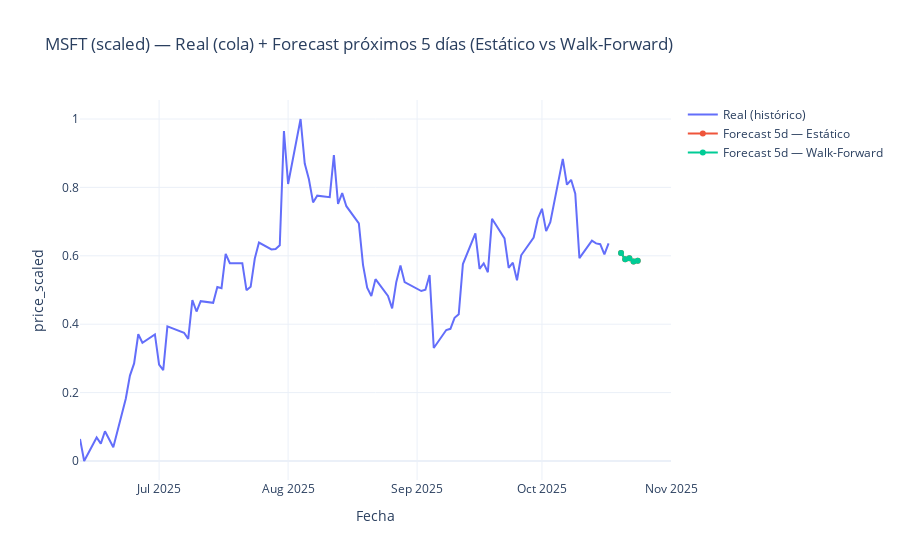

The code cell stored with this chart in its notebook:
### Code cell
series_real = df_scaled["price_scaled"]
tail_n = 200 if len(series_real) > 200 else len(series_real)

fig_future_wf = go.Figure()
fig_future_wf.add_trace(go.Scatter(
    x=series_real.index[-tail_n:], y=series_real.iloc[-tail_n:],
    name="Real (histórico)", mode="lines"
))
fig_future_wf.add_trace(go.Scatter(
    x=df_future.index, y=df_future["price_scaled_pred_static"],
    name="Forecast 5d — Estático", mode="lines+markers"
))
fig_future_wf.add_trace(go.Scatter(
    x=df_future_wf.index, y=df_future_wf.iloc[:, 0],  # price_scaled_pred_wf
    name="Forecast 5d — Walk-Forward", mode="lines+markers"
))

fig_future_wf.update_layout(
    title="MSFT (scaled) — Real (cola) + Forecast próximos 5 días (Estático vs Walk-Forward)",
    xaxis_title="Fecha", yaxis_title="price_scaled",
    hovermode="x unified", template="plotly_white"
)
fig_future_wf.show()
